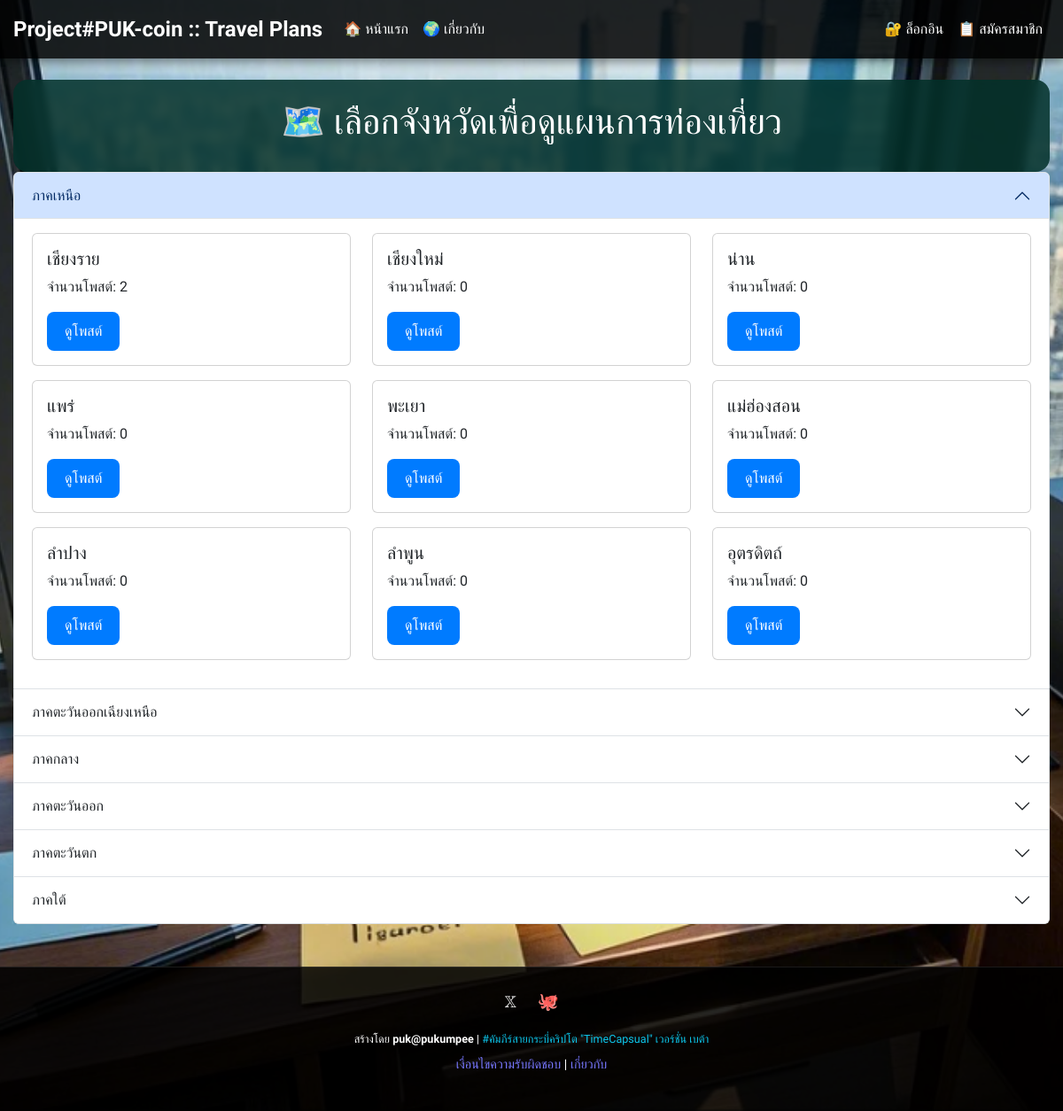
The page / on the database its author committed.
### models.py (models this page shows)
class Province(db.Model):
    id = db.Column(db.Integer, primary_key=True)
    name = db.Column(db.String(100), unique=True, nullable=False)

### app.py (the view)
@app.route('/')
def index():
    provinces = Province.query.all()
    regions = {
        'ภาคเหนือ': [
            'เชียงใหม่', 'เชียงราย', 'ลำปาง', 'ลำพูน', 'แม่ฮ่องสอน', 'น่าน',
            'พะเยา', 'แพร่', 'อุตรดิตถ์'
        ],
        'ภาคตะวันออกเฉียงเหนือ': [
            'อำนาจเจริญ', 'บึงกาฬ', 'บุรีรัมย์', 'ชัยภูมิ', 'กาฬสินธุ์', 'ขอนแก่น',
            'เลย', 'มหาสารคาม', 'มุกดาหาร', 'นครพนม', 'นครราชสีมา', 'หนองบัวลำภู',
            'หนองคาย', 'ร้อยเอ็ด', 'สกลนคร', 'ศรีสะเกษ', 'สุรินทร์', 'อุบลราชธานี',
            'อุดรธานี', 'ยโสธร'
        ],
        'ภาคกลาง': [
            'อ่างทอง', 'พระนครศรีอยุธยา', 'ชัยนาท', 'กรุงเทพมหานคร', 'ลพบุรี',
            'นครปฐม', 'นนทบุรี', 'ปทุมธานี', 'สมุทรปราการ', 'สมุทรสาคร',
            'สมุทรสงคราม', 'สระบุรี', 'สิงห์บุรี', 'สุพรรณบุรี'
        ],
        'ภาคตะวันออก': [
            'ชลบุรี', 'จันทบุรี', 'ฉะเชิงเทรา', 'ปราจีนบุรี', 'ระยอง', 'สระแก้ว', 'ตราด'
        ],
        'ภาคตะวันตก': [
            'กาญจนบุรี', 'เพชรบุรี', 'ประจวบคีรีขันธ์', 'ราชบุรี', 'ตาก'
        ],
        'ภาคใต้': [
            'ชุมพร', 'กระบี่', 'นครศรีธรรมราช', 'นราธิวาส', 'ปัตตานี', 'พังงา',
            'พัทลุง', 'ภูเก็ต', 'ระนอง', 'สตูล', 'สงขลา', 'สุราษฎร์ธานี', 'ตรัง', 'ยะลา'
        ]
    }
    region_provinces = {region: [] for region in regions}
    for province in provinces:
        post_count = TravelPlan.query.filter_by(province_id=province.id).count()
        province_data = {
            'id': province.id,
            'name': province.name,
            'post_count': post_count
        }
        for region, province_names in regions.items():
            if province.name in province_names:
                region_provinces[region].append(province_data)
    return render_template('index.html', region_provinces=region_provinces)

### app.py (called while the page is built)
@app.context_processor
def inject_user():
    user = None
    puk_coins = 0
    if 'user_id' in session:
        user = db.session.get(User, session['user_id'])
        if user:
            puk_coins = user.puk_coins
        else:
            session.pop('user_id', None)
    return dict(current_user=user, puk_coins=puk_coins)

### templates/index.html (shortened to what this page needs)
{% extends 'base.html' %}
{% block content %}
<div class="p-4 rounded-4" style="background-color: rgba(3, 49, 42, 0.85); backdrop-filter: blur(5px);">
    <h1 class="text-center">🗺️ เลือกจังหวัดเพื่อดูแผนการท่องเที่ยว</h1></div>
    <div class="accordion" id="regionsAccordion">
        {% for region, provinces in region_provinces.items() %}
            <div class="accordion-item">
                <h2 class="accordion-header" id="heading-{{ loop.index }}">
                    <button class="accordion-button {% if loop.index != 1 %}collapsed{% endif %}"
                            type="button"
                            data-bs-toggle="collapse"
                            data-bs-target="#collapse-{{ loop.index }}"
                            aria-expanded="{% if loop.index == 1 %}true{% else %}false{% endif %}"
                            aria-controls="collapse-{{ loop.index }}">
                        {{ region }}
                    </button>
                </h2>
                <div id="collapse-{{ loop.index }}"
                     class="accordion-collapse collapse {% if loop.index == 1 %}show{% endif %}"
                     aria-labelledby="heading-{{ loop.index }}"
                     data-bs-parent="#regionsAccordion">
                    <div class="accordion-body">
                        <div class="row">
                            {% for province in provinces %}
                                <div class="col-md-4 mb-3">
                                    <div class="card">
                                        <div class="card-body">
                                            <h5 class="card-title">{{ province.name }}</h5>
                                            <p>จำนวนโพสต์: {{ province.post_count }}</p>
                                            <a href="{{ url_for('province', province_id=province.id) }}"
                                               class="btn btn-primary">ดูโพสต์</a>
                                        </div>
                                    </div>
                                </div>
                            {% endfor %}
                        </div>
                    </div>
                </div>
            </div>
        {% endfor %}
    </div>
{% endblock %}

### templates/base.html (shortened to what this page needs)
<!DOCTYPE html>
<html lang="th">
<head>
    <link href="https://cdn.jsdelivr.net/npm/bootstrap@5.3.2/dist/css/bootstrap.min.css" rel="stylesheet">
</head>
<body>
    <nav class="navbar navbar-expand-lg navbar-dark">
        <div class="container">
            <a class="navbar-brand" href="{{ url_for('index') }}">Project#PUK-coin :: Travel Plans</a>
            <div class="collapse navbar-collapse" id="navbarNav">
                <ul class="navbar-nav me-auto">
                    <li class="nav-item">
                        <a class="nav-link" href="{{ url_for('index') }}">🏠 หน้าแรก</a>
                    </li>
                    <li class="nav-item">
                        <a class="nav-link" href="{{ url_for('about') }}">🌍 เกี่ยวกับ</a>
                    </li>
                </ul>
                <ul class="navbar-nav">
                    {% if current_user %}
                        <li class="nav-item">
                            <span class="navbar-text me-3">👤 {{ current_user.username }} | 💰 {{ puk_coins }} PUK</span>
                        </li>
                        <li class="nav-item">
                            <a class="nav-link" href="{{ url_for('logout') }}">🚪 ออกจากระบบ</a>
                        </li>
                    {% else %}
                        <li class="nav-item">
                            <a class="nav-link" href="{{ url_for('login') }}">🔐 ล็อกอิน</a>
                        </li>
                        <li class="nav-item">
                            <a class="nav-link" href="{{ url_for('register') }}">📋 สมัครสมาชิก</a>
                        </li>
                    {% endif %}
                </ul>
            </div>
        </div>
    </nav>
    <div class="container mt-4">
        {% block content %}{% endblock %}
    </div>
    <footer class="text-center mt-5">
        <div class="container">
            <div class="social-icons mb-3">
                <a href="https://x.com/geoclassics" target="_blank" aria-label="X Profile">𝕏</a>
                <a href="https://github.com/githubway2us" target="_blank" aria-label="GitHub Profile">🐙</a>
            </div>
            <small>
                สร้างโดย <strong>puk@pukumpee</strong> |
                <span class="text-info">#คัมภีร์สายกระบี่คริปโต "TimeCapsual" เวอร์ชั่น เบต้า</span>
            </small>
            <p class="mt-2">
                <a href="{{ url_for('terms') }}">เงื่อนไขความรับผิดชอบ</a> |
                <a href="{{ url_for('about') }}">เกี่ยวกับ</a>
            </p>
        </div>
    </footer>
</body>
</html>

### rows shown on the page
Province: name "เชียงราย", post_count "2"
Province: name "เชียงใหม่", post_count "0"
Province: name "น่าน", post_count "0"
Province: name "แพร่", post_count "0"
Province: name "พะเยา", post_count "0"
Province: name "แม่ฮ่องสอน", post_count "0"
Province: name "ลำปาง", post_count "0"
Province: name "ลำพูน", post_count "0"
Province: name "อุตรดิตถ์", post_count "0"

### other values the page prints
{{ region }} "ภาคเหนือ" "ภาคตะวันออกเฉียงเหนือ" "ภาคกลาง" "ภาคตะวันออก" "ภาคตะวันตก" "ภาคใต้"
